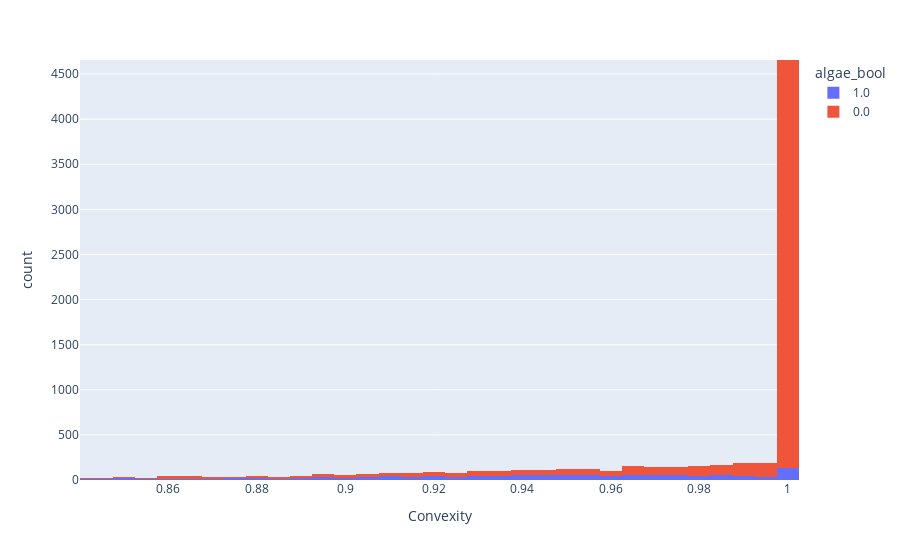

Here is the notebook cell this chart was saved with:
### Code cell
px.histogram(data, x="Convexity", color="algae_bool")

### Figure 1 — Plotly figure (JSON) as saved in the notebook; plotly's stock layout.template omitted (floating-point values rounded to 4 significant figures; data arrays with more than 128 entries replaced by an {"elided": "..."} marker saying what was removed)
{"data": [{"alignmentgroup": "True", "bingroup": "x", "hovertemplate": "algae_bool=1.0<br>Convexity=%{x}<br>count=%{y}<extra></extra>", "legendgroup": "1.0", "marker": {"color": "#636efa", "pattern": {"shape": ""}}, "name": "1.0", "offsetgroup": "1.0", "orientation": "v", "showlegend": true, "type": "histogram", "x": {"elided": "1466 float values"}, "xaxis": "x", "yaxis": "y"}, {"alignmentgroup": "True", "bingroup": "x", "hovertemplate": "algae_bool=0.0<br>Convexity=%{x}<br>count=%{y}<extra></extra>", "legendgroup": "0.0", "marker": {"color": "#EF553B", "pattern": {"shape": ""}}, "name": "0.0", "offsetgroup": "0.0", "orientation": "v", "showlegend": true, "type": "histogram", "x": {"elided": "6456 float values"}, "xaxis": "x", "yaxis": "y"}], "layout": {"autosize": true, "barmode": "relative", "legend": {"title": {"text": "algae_bool"}, "tracegroupgap": 0}, "margin": {"t": 60}, "xaxis": {"anchor": "y", "autorange": false, "domain": [0, 1], "range": [0.84, 1.002], "title": {"text": "Convexity"}, "type": "linear"}, "yaxis": {"anchor": "x", "autorange": false, "domain": [0, 1], "range": [0, 4656.0], "title": {"text": "count"}}}}
